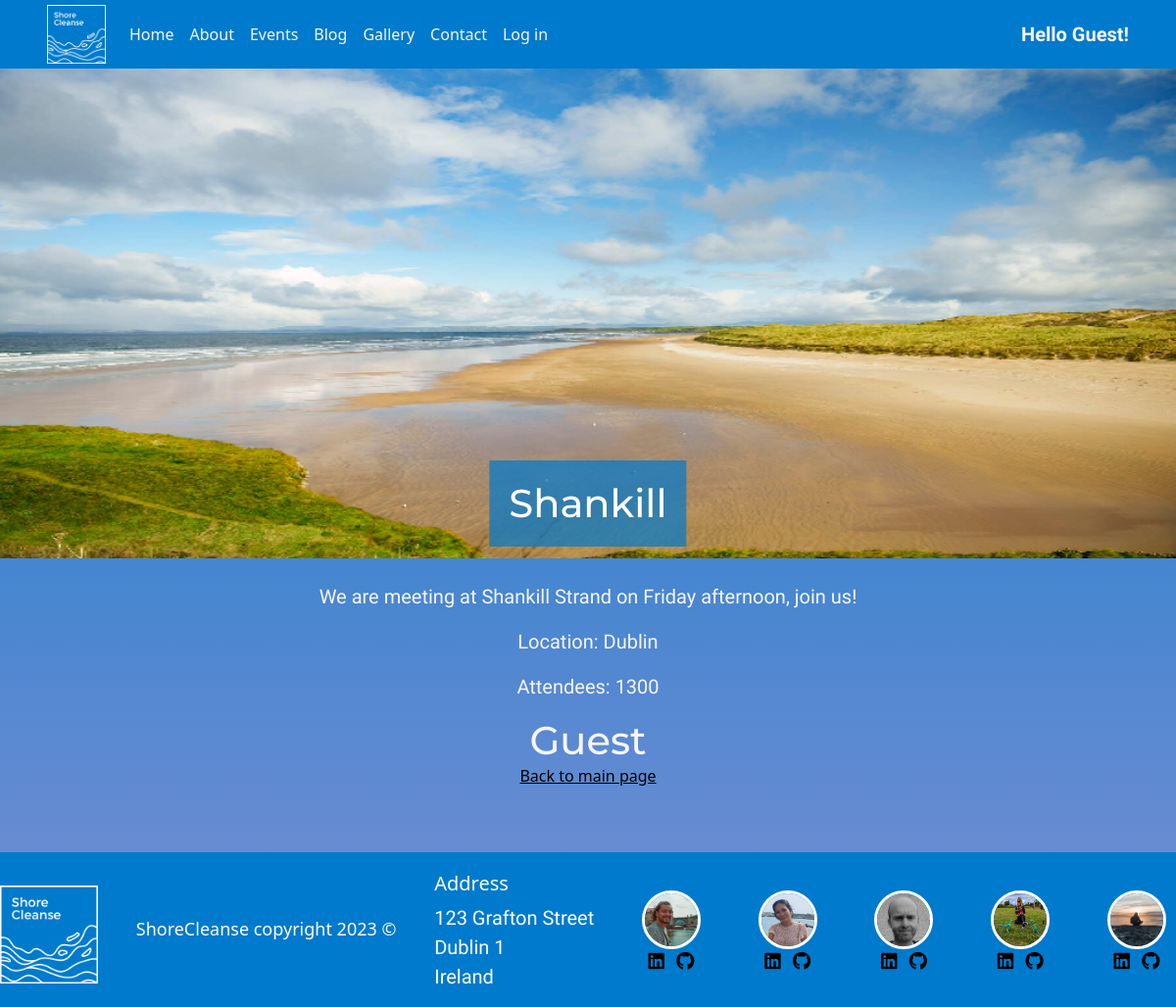
Page /view_event/7 on the committed database.
### Event/models.py (models this page shows, shortened)
class Event(models.Model):
    title = models.CharField(max_length=30)
    photo = models.ImageField(null=True, blank=True, upload_to="static/uploads/")
    notes = models.TextField(max_length=3000)
    time = models.DateField(null=True)
    location = models.CharField(max_length=50)
    attendees = models.IntegerField(blank=True, null=True)
    names = JSONField("names", default={"names": ["John", "Michael", "Gemma", "Sandra"]})

### Event/views.py (the view, shortened to what this page needs)
# urls.py: path('view_event/<id>', views.view_event, name='view_event'),
def view_event(request, id):
    event = Event.objects.get(id=id)
    username = request.user.username
    if len(username) == 0:
        username = 'guest'
    attendeeList = event.names
    if 'attending' in request.POST:
        attendeeList["names"].append(username)
        event.attendees += 1
        event.save()
    if username in attendeeList["names"]:
        signedUp = True
    else:
        signedUp = False
    return render(request, 'Event/view_event.html', {'event': event, 'signedUp': signedUp, 'username': username})

### Event/templates/Event/view_event.html (shortened to what this page needs)
{% extends 'base.html' %}
{% load static %}
{% block content %}
<div class="container-fluid event-style ">
    <h1 class=" event-title text-background-blue">{{ event.title }}</h1>
    <img class="events-image" src="{{ event.photo.url }}" alt="{{ event.title }}">
    <br>
    <p>{{ event.notes }}</p>
    <p>Location: {{ event.location }}</p>
    <p>Attendees: {{ event.attendees }}</p>
    {% if username == 'guest' %}
    <h1>Guest</h1>
    {% endif %}
    <a href="{% url 'index' %}">Back to main page</a>
</div>
{% endblock %}

### static/css/style.css (style rules this page uses)
p { font-family: 'Source Sans 3', sans-serif; font-size: 20px; }
h1, h2, h3, h4 { font-family: 'Montserrat', sans-serif; margin: 0; }
body { color: whitesmoke; background-image: linear-gradient(#007ACC, #7B8FD3); }
.text-background-blue { background-color: rgba(0, 122, 204, 0.7); padding: 20px; color: white; }
:root { --bs-link-color: black; --bs-link-hover-color: whitesmoke; }
.event-style { display: flex; flex-direction: column; align-items: center; height: 100vh; }
.events-image { height: 500px; width: 100%; }
.container-fluid { padding: 0px; }
.event-title { position: absolute; top: 50%; left: 50%; transform: translate(-50%, -50%); z-index: 1; }

### rows in the picture
Event: title "Shankill", photo (picture), notes "We are meeting at Shankill Strand on Friday afternoon, join us!", location "Dublin", attendees "1300"
